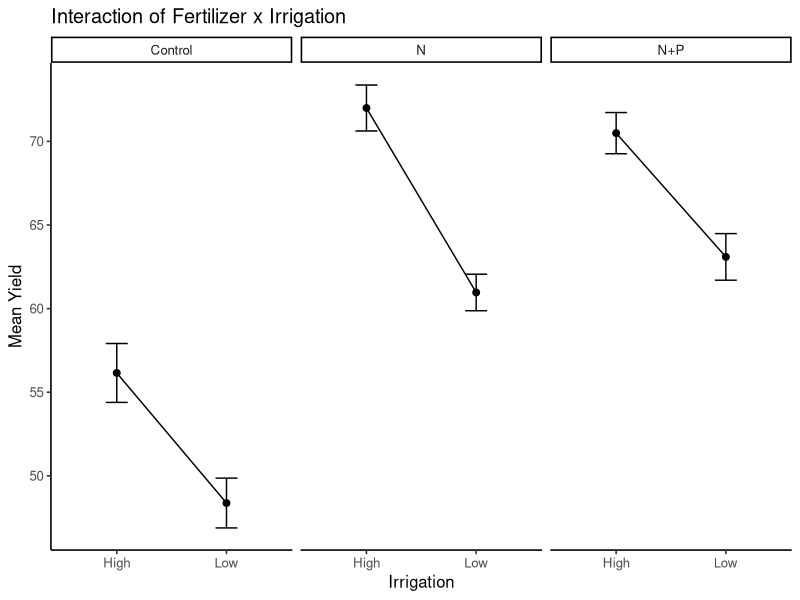
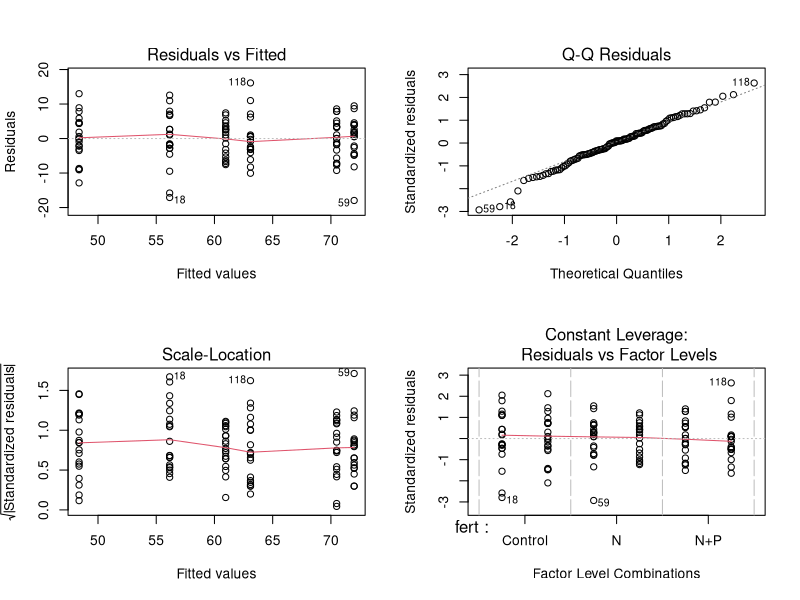

Here is the R script that generated these plots, in order:
# installing packages
# install.packages(c("tidyverse", "car", "emmeans", "effectsize", "performance", "broom", "kableExtra"))
library(tidyverse)

# Importing the dataset
d <- read.csv("cropdata.csv")

# Quick Exploratory Descriptive Analysis
summs <- d %>%
  group_by(fert, irr) %>%
  summarise(mean = mean(y), se = sd(y)/sqrt(n()), .groups = "drop")

# Quick data summary visualization
library(ggplot2)
ggplot(summs, aes(irr, mean, group = fert)) +
  geom_line() +
  geom_point(size = 2) +
  geom_errorbar(aes(ymin = mean-se, ymax = mean+se), width = .2) +
  facet_wrap(~fert, nrow = 1) +
  labs(x = "Irrigation", y = "Mean Yield",
       title = "Interaction of Fertilizer x Irrigation") +
  theme_classic(base_size = 12)

# Fit the model
m <- aov(y ~ fert + irr + fert * irr, data = d)
summary(m)

# Assumptions Visual checks
par(mfrow = c(2,2))
plot(m)
par(mfrow = c(1,1))

